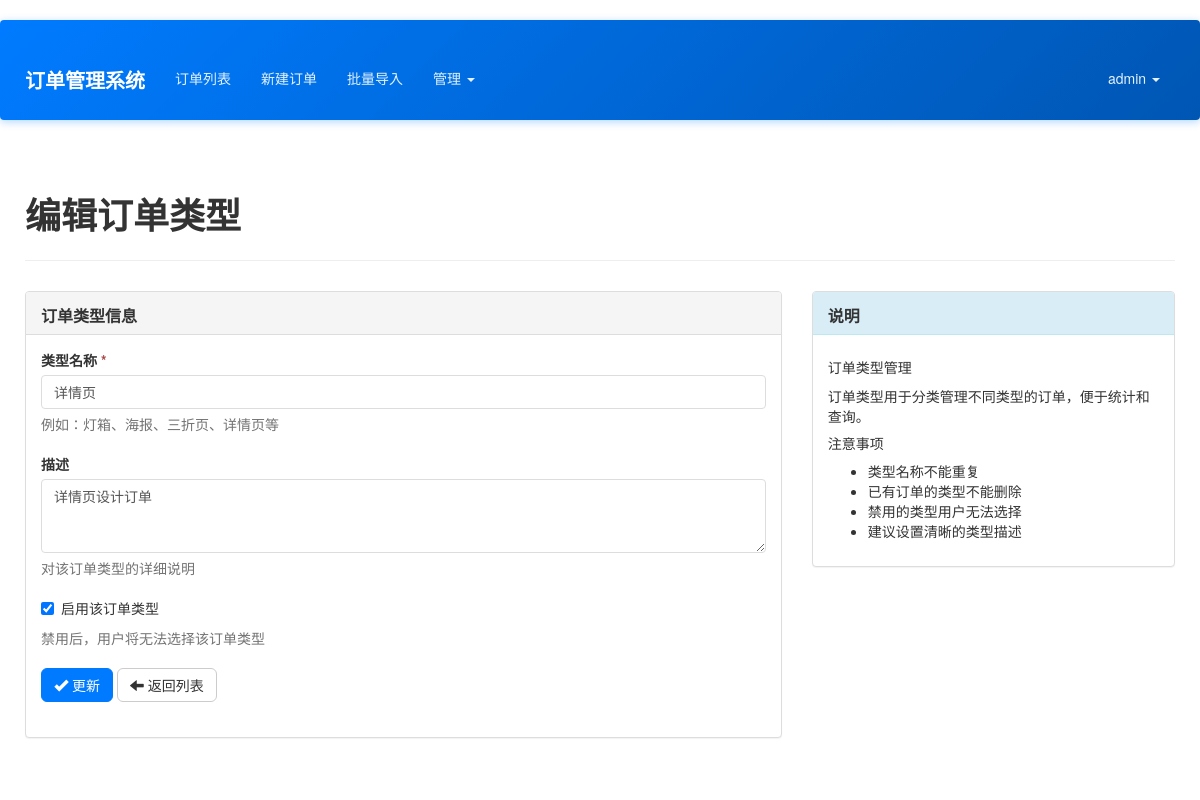
Page /admin/order-type/edit/4 (signed in) on the committed database.
### app/models.py (models this page shows, shortened)
class User(UserMixin, db.Model):
    __tablename__ = 'users'
    id = db.Column(db.Integer, primary_key=True)
    email = db.Column(db.String(64), unique=True, index=True)
    username = db.Column(db.String(64), unique=True, index=True)
    role_id = db.Column(db.Integer, db.ForeignKey('roles.id'))
    password_hash = db.Column(db.String(128))
    orders = db.relationship('Order', backref='creator', lazy='dynamic')
    @property
    def password(self):
        raise AttributeError('password is not a readable attribute')
    def can(self, perm):
        return self.role is not None and self.role.has_permission(perm)

class OrderType(db.Model):
    __tablename__ = 'order_types'
    id = db.Column(db.Integer, primary_key=True)
    name = db.Column(db.String(64), unique=True, nullable=False)
    description = db.Column(db.String(256))
    is_active = db.Column(db.Boolean, default=True)
    create_time = db.Column(db.DateTime, default=datetime.utcnow)
    orders = db.relationship('Order', backref='order_type', lazy='dynamic')

### app/admin/views.py (the view, shortened to what this page needs)
@admin.route('/order-type/edit/<int:id>', methods=['GET', 'POST'])
@csrf.exempt
@admin_required
def edit_order_type(id):
    order_type = OrderType.query.get_or_404(id)
    return render_template('admin/edit_order_type.html', order_type=order_type)

### app/admin/views.py (called while the page is built)
@admin.before_request
@login_required
def before_request():
    if not current_user.can(Permission.MANAGE_FIELDS) and not current_user.can(Permission.ADMIN):
        abort(403)

### app/context_processors.py (called while the page is built)
def inject_permissions():
    return dict(Permission=Permission)

### app/models.py (called while the page is built)
@login_manager.user_loader
def load_user(user_id):
    return User.query.get(int(user_id))

    def has_permission(self, perm):
        return self.permissions & perm == perm

### app/templates/admin/edit_order_type.html (shortened to what this page needs)
{% extends "base.html" %}
{% block page_content %}
<div class="page-header">
    <h1>{% if order_type %}编辑订单类型{% else %}新增订单类型{% endif %}</h1>
</div>
<div class="row">
    <div class="col-md-8">
        <div class="panel panel-default">
            <div class="panel-heading">
                <h3 class="panel-title">订单类型信息</h3>
            </div>
            <div class="panel-body">
                <form method="POST">
                    <div class="form-group">
                        <label for="name">类型名称 <span class="text-danger">*</span></label>
                        <input type="text" class="form-control" id="name" name="name"
                               value="{{ order_type.name if order_type else '' }}"
                               placeholder="请输入订单类型名称" required>
                        <p class="help-block">例如：灯箱、海报、三折页、详情页等</p>
                    </div>
                    <div class="form-group">
                        <label for="description">描述</label>
                        <textarea class="form-control" id="description" name="description"
                                  rows="3" placeholder="请输入订单类型描述（可选）">{{ order_type.description if order_type else '' }}</textarea>
                        <p class="help-block">对该订单类型的详细说明</p>
                    </div>
                    {% if order_type %}
                    <div class="form-group">
                        <div class="checkbox">
                            <label>
                                <input type="checkbox" name="is_active"
                                       {% if order_type.is_active %}checked{% endif %}>
                                启用该订单类型
                            </label>
                        </div>
                        <p class="help-block">禁用后，用户将无法选择该订单类型</p>
                    </div>
                    {% endif %}
                    <div class="form-group">
                        <button type="submit" class="btn btn-primary">
                            <i class="glyphicon glyphicon-ok"></i>
                            {% if order_type %}更新{% else %}创建{% endif %}
                        </button>
                        <a href="{{ url_for('admin.order_type_list') }}" class="btn btn-default">
                            <i class="glyphicon glyphicon-arrow-left"></i> 返回列表
                        </a>
                    </div>
                </form>
            </div>
        </div>
    </div>
    <div class="col-md-4">
        <div class="panel panel-info">
            <div class="panel-heading">
                <h3 class="panel-title">说明</h3>
            </div>
            <div class="panel-body">
                <h5>订单类型管理</h5>
                <p>订单类型用于分类管理不同类型的订单，便于统计和查询。</p>
                <h5>注意事项</h5>
                <ul>
                    <li>类型名称不能重复</li>
                    <li>已有订单的类型不能删除</li>
                    <li>禁用的类型用户无法选择</li>
                    <li>建议设置清晰的类型描述</li>
                </ul>
            </div>
        </div>
    </div>
</div>
{% endblock %}

### app/templates/base.html (shortened to what this page needs)
{% extends "bootstrap/base.html" %}
{% block head %}
{{ super() }}
<link rel="stylesheet" type="text/css" href="{{ url_for('static', filename='styles.css') }}">
{% endblock %}
{% block navbar %}
<div class="navbar navbar-inverse" role="navigation">
    <div class="container">
        <div class="navbar-header">
            <a class="navbar-brand" href="{{ url_for('main.index') }}">订单管理系统</a>
        </div>
        <div class="navbar-collapse collapse">
            <ul class="nav navbar-nav">
                {% if current_user.is_authenticated %}
                <li><a href="{{ url_for('main.order_list') }}">订单列表</a></li>
                <li><a href="{{ url_for('main.new_order') }}">新建订单</a></li>
                <li><a href="{{ url_for('main.import_orders') }}">批量导入</a></li>
                {% if current_user.can(Permission.MANAGE_FIELDS) %}
                <li class="dropdown">
                    <a href="#" class="dropdown-toggle" data-toggle="dropdown">管理 <b class="caret"></b></a>
                </li>
                {% endif %}
                {% endif %}
            </ul>
            <ul class="nav navbar-nav navbar-right">
                {% if current_user.is_authenticated %}
                <li class="dropdown">
                    <a href="#" class="dropdown-toggle" data-toggle="dropdown">{{ current_user.username }} <b class="caret"></b></a>
                </li>
                {% else %}
                <li><a href="{{ url_for('auth.login') }}">登录</a></li>
                <li><a href="{{ url_for('auth.register') }}">注册</a></li>
                {% endif %}
            </ul>
        </div>
    </div>
</div>
{% endblock %}
{% block content %}
<div class="container">
    {% block page_content %}{% endblock %}
</div>
{% endblock %}

### app/static/styles.css (style rules this page uses)
body { font-family: 'Microsoft YaHei', 'Helvetica Neue', Helvetica, Arial, sans-serif; padding-top: 20px; padding-bottom: 20px; background-color: #ffffff; color: #333; min-height: 100vh; }
.container { position: relative; z-index: 1; background-color: transparent; padding: 15px 10px; margin-top: 20px; }
.container:not(.navbar .container) { z-index: 1; }
.form-group { position: relative; z-index: 1; }
.navbar { background-color: #337ab7; border-color: #2e6da4; margin-bottom: 20px; }
.navbar-inverse { background: linear-gradient(135deg, #007bff 0%, #0056b3 100%); border: none; box-shadow: 0 2px 8px rgba(0, 123, 255, 0.3); position: relative; z-index: 1030; }
.navbar-inverse .navbar-brand { color: #fff; font-weight: bold; font-size: 20px; }
.navbar-inverse .navbar-nav > li > a { color: #e3f2fd; transition: all 0.3s ease; margin: 5px 3px; padding: 8px 12px; border-radius: 4px; }
.navbar-inverse .navbar-nav > .dropdown > a .caret { border-top-color: #e3f2fd; border-bottom-color: #e3f2fd; }
.navbar-collapse { overflow: visible !important; }
.navbar-nav { overflow: visible !important; }
.navbar .dropdown { position: static; }
@media (min-width: 768px) { .navbar .dropdown { position: relative; } }
body { overflow-x: hidden; }
.navbar { overflow: visible; }
.page-header { border-bottom: 1px solid #eee; margin-bottom: 30px; padding-bottom: 15px; }
.page-header h1 { font-weight: 600; color: #333; }
.form-group { margin-bottom: 20px; }
.form-control { border-radius: 4px; border: 1px solid #ddd; box-shadow: none; transition: border-color 0.3s ease, box-shadow 0.3s ease; }
.btn-primary { background-color: #007bff; border-color: #007bff; transition: background-color 0.3s ease; }
.panel { background-color: #fff; border: 1px solid #ddd; border-radius: 4px; box-shadow: 0 1px 1px rgba(0,0,0,.05); margin-bottom: 20px; }
.panel-heading { background-color: #f5f5f5; border-bottom: 1px solid #ddd; border-radius: 3px 3px 0 0; padding: 10px 15px; }
.panel-title { color: #333; font-size: 16px; font-weight: bold; margin: 0; }
.panel-body { padding: 15px; }
.panel-heading { padding: 10px 15px; }
.panel-title { margin-top: 5px; }
.btn { border-radius: 6px; font-weight: 500; transition: all 0.3s ease; }

### rows in the picture
User: username "admin"
OrderType: name "详情页", description "详情页设计订单", is_active "☑"
